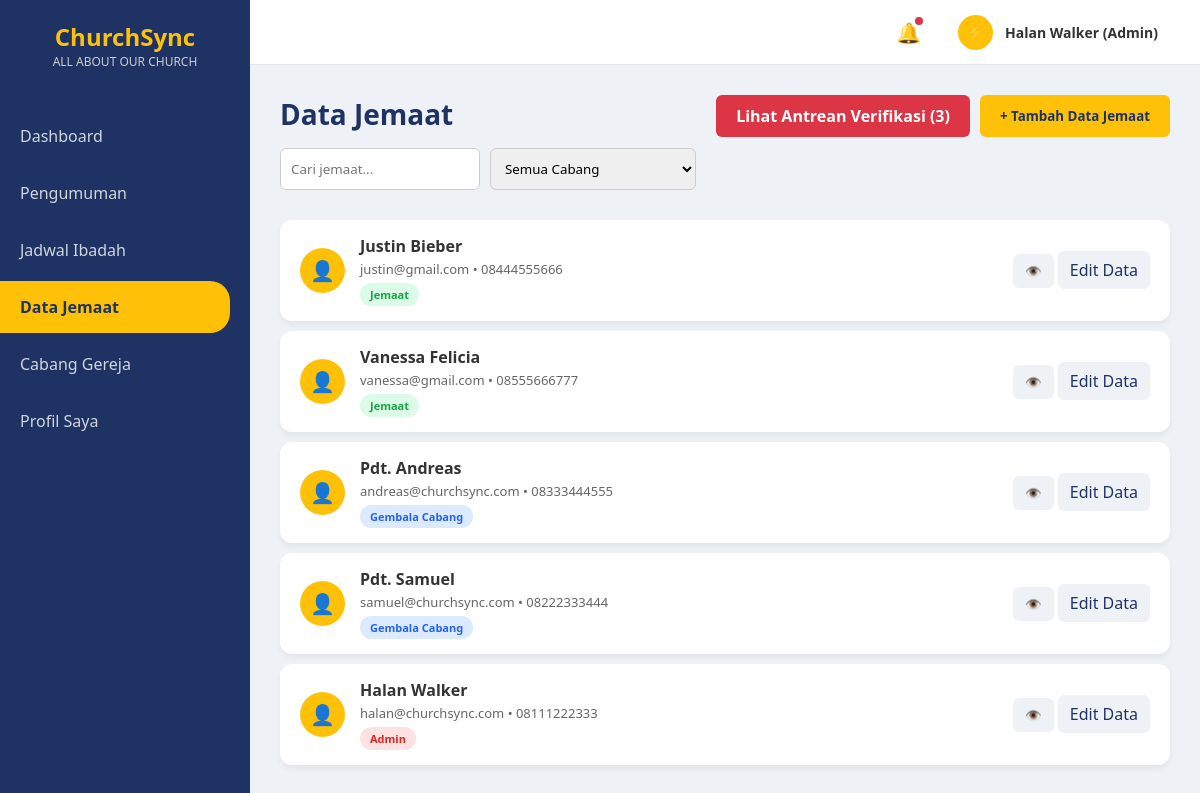
Page /admin/data_jemaat_admin.php (signed in) on the earlier database version.
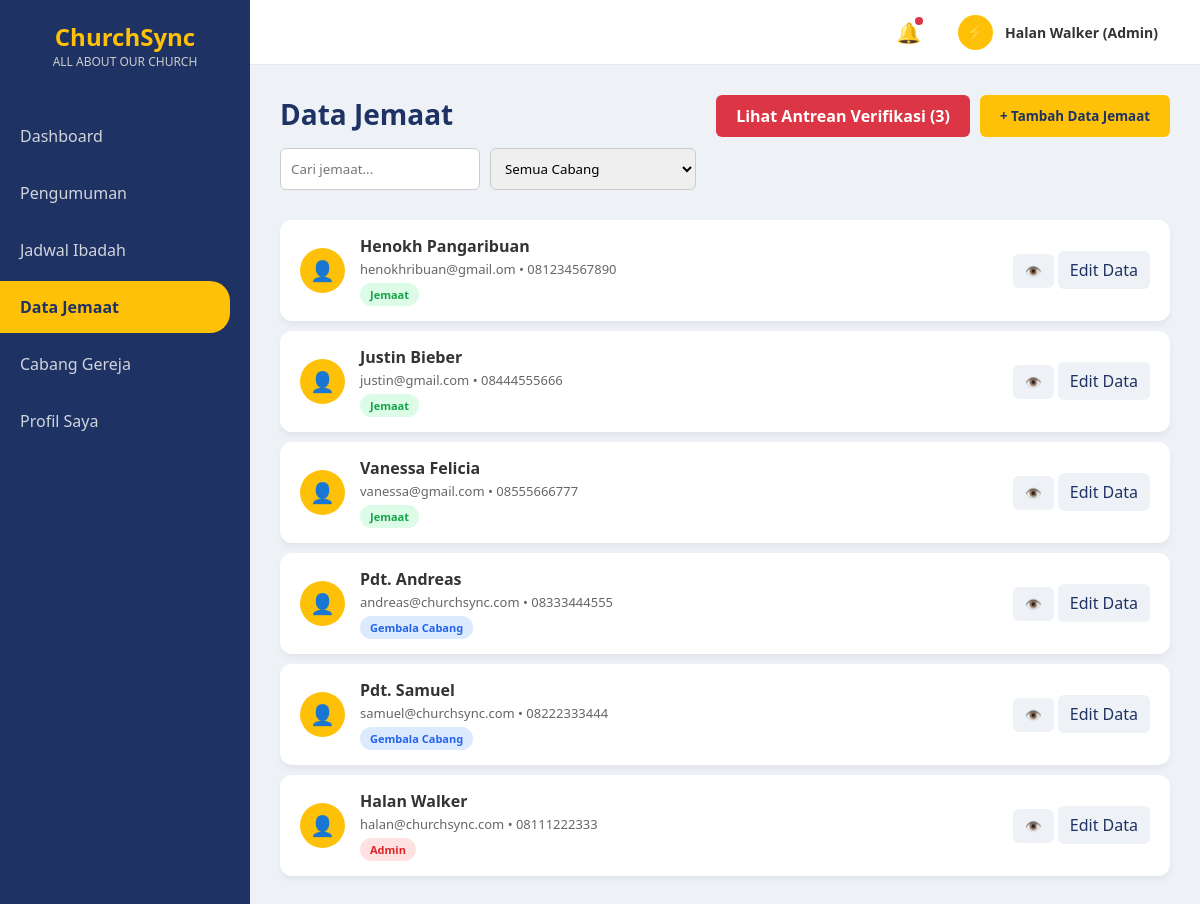
Same page on the later database version.
### tables this page shows
CREATE TABLE `jemaat` (
  `id_jemaat` int(20) NOT NULL AUTO_INCREMENT,
  `nama_lengkap` varchar(100) NOT NULL,
  `tanggal_lahir` date NOT NULL,
  `no_telp` varchar(100) NOT NULL,
  `alamat` varchar(255) NOT NULL,
  `email` varchar(100) NOT NULL,
  `password` varchar(100) NOT NULL,
  `role` enum('jemaat','gembala_cabang','admin') NOT NULL,
  `id_cabang` int(11) NOT NULL,
  PRIMARY KEY (`id_jemaat`),
  KEY `fk_jemaat_cabang` (`id_cabang`),
  CONSTRAINT `fk_jemaat_cabang` FOREIGN KEY (`id_cabang`) REFERENCES `cabang_gereja` (`id_cabang`)
);

### admin/data_jemaat_admin.php (the view, shortened to what this page needs)
<?php
include '../koneksi.php';
$id_cabang_filter = $_GET['id_cabang'] ?? '';
if ($id_cabang_filter != '') {
    $query_jemaat = mysqli_query($conn, "
        SELECT j.*, c.nama_cabang
        FROM jemaat j
        LEFT JOIN cabang_gereja c
        ON j.id_cabang = c.id_cabang
        WHERE j.id_cabang = '$id_cabang_filter'
        ORDER BY j.role, j.nama_lengkap
    ");
} else {
    $query_jemaat = mysqli_query($conn, "
        SELECT j.*, c.nama_cabang
        FROM jemaat j
        LEFT JOIN cabang_gereja c
        ON j.id_cabang = c.id_cabang
        ORDER BY j.role, j.nama_lengkap
    ");
}
$query_verifikasi = mysqli_query($conn, "
    SELECT COUNT(*) AS total
    FROM temp_update_jemaat
    WHERE status_pengajuan='pending'
");
$verifikasi = mysqli_fetch_assoc($query_verifikasi);
?>
<!DOCTYPE html>
<html lang="id">
<head>
    <link rel="stylesheet" href="../style.css">
</head>
<body>
    <div class="sidebar">
        <div class="sidebar-logo">ChurchSync<span>ALL ABOUT OUR CHURCH</span></div>
        <nav>
            <a href="dashboard_admin.php" class="nav-link">Dashboard</a>
            <a href="pengumuman_admin.php" class="nav-link">Pengumuman</a>
            <a href="jadwal_admin_up.php" class="nav-link">Jadwal Ibadah</a>
            <a href="data_jemaat_admin.php" class="nav-link active">Data Jemaat</a>
            <a href="cabang_admin.php" class="nav-link">Cabang Gereja</a>
            <a href="profil_admin.php" class="nav-link">Profil Saya</a>
        </nav>
    </div>
    <div class="content-wrapper">
        <div class="top-navbar">
            <div class="navbar-right">
                <div class="noti-icon">🔔<span class="noti-badge"></span></div>
                <div class="user-profile-dropdown">
                    <div class="nav-avatar">⚡</div>
                    <div class="nav-user-name">
                        <?= $_SESSION['nama_lengkap']; ?> (Admin)
                    </div>
                </div>
            </div>
        </div>
        <div class="main-content">
            <div class="header-toolbar">
                <div class="page-title">
                    <h2>Data Jemaat</h2>
                    <div class="toolbar-actions">
                        <input type="text" class="search-box" placeholder="Cari jemaat...">
                        <form method="GET">
                            <select
                                name="id_cabang"
                                class="filter-box"
                                onchange="this.form.submit()">
                                <option value="">Semua Cabang</option>
                            </select>
                        </form>
                    </div>
                </div>
                <div style="display: flex; gap: 10px;">
                    <a href="verifikasi_admin.php" class="btn-verifikasi">
                        Lihat Antrean Verifikasi (<?= $verifikasi['total']; ?>)
                    </a>
                    <button class="btn-add"
                        onclick="document.getElementById('modalTambahDataAdmin').style.display='flex'">
                        + Tambah Data Jemaat
                    </button>
                </div>
            </div>
            <?php while ($row = mysqli_fetch_assoc($query_jemaat)) : ?>
                <div class="list-card">
                    <div class="item-info">
                        <div class="avatar">👤</div>
                        <div class="item-text">
                            <h4><?= $row['nama_lengkap']; ?></h4>
                            <p>
                                <?= $row['email']; ?>
                                • <?= $row['no_telp']; ?>
                            </p>
                            <?php
                            $role = $row['role'];
                            if ($role == 'admin') {
                                $bg = '#fee2e2';
                                $color = '#dc2626';
                            } elseif ($role == 'gembala_cabang') {
                                $bg = '#dbeafe';
                                $color = '#2563eb';
                            } else {
                                $bg = '#dcfce7';
                                $color = '#16a34a';
                            }
                            ?>
                            <span style="
                                display:inline-block;
                                margin-top:5px;
                                background:<?= $bg ?>;
                                color:<?= $color ?>;
                                padding:4px 10px;
                                border-radius:20px;
                                font-size:11px;
                                font-weight:600;
                            ">
                                <?= ucwords(str_replace('_', ' ', strtolower($role))); ?>
                            </span>
                        </div>
                    </div>
                    <div class="action-btns">
                        <button
                            class="btn-edit"
                            onclick="viewJemaat(
                                '<?= addslashes($row['nama_lengkap']); ?>',
                                '<?= htmlspecialchars($row['email']); ?>',
                                '<?= htmlspecialchars($row['no_telp']); ?>',
                                '<?= htmlspecialchars($row['tanggal_lahir']); ?>',
                                '<?= addslashes($row['alamat']); ?>',
                                '<?= addslashes($row['nama_cabang']); ?>',
                                '<?= htmlspecialchars($row['role']); ?>'
                            )">
                            👁️
                        </button>
                        <a href="edit_jemaat.php?id=<?= $row['id_jemaat']; ?>"
                            class="btn-edit"
                            style="text-decoration:none;padding:8px 12px;border-radius:6px;">
                            Edit Data
                        </a>
                    </div>
                </div>
            <?php endwhile; ?>
        </div>
    </div>
</body>
</html>

### style.css (style rules this page uses)
:root { --primary-blue: #1e3264; --primary-yellow: #ffc107; --bg-light: #eef2f6; --card-bg: #ffffff; --text-dark: #333; --text-gray: #666; --tag-important: #dc3545; --tag-activity: #17a2b8; --tag-worship: #28a745; }
* { margin: 0; padding: 0; box-sizing: border-box; font-family: 'Segoe UI', Tahoma, Geneva, Verdana, sans-serif; }
body { display: flex; background-color: var(--bg-light); height: 100vh; }
.sidebar { width: 250px; background-color: var(--primary-blue); color: white; display: flex; flex-direction: column; padding: 20px 0; }
.sidebar-logo { text-align: center; font-size: 24px; font-weight: bold; color: var(--primary-yellow); margin-bottom: 40px; }
.sidebar-logo span { display: block; font-size: 12px; color: #ccc; font-weight: normal; }
.nav-link { padding: 15px 20px; color: #d1d5db; text-decoration: none; display: block; transition: 0.3s; margin-bottom: 5px; }
.nav-link:hover, .nav-link.active { background-color: var(--primary-yellow); color: var(--primary-blue); font-weight: bold; border-radius: 0 20px 20px 0; margin-right: 20px; }
.main-content { flex: 1; padding: 30px; overflow-y: auto; }
.content-wrapper { flex: 1; display: flex; flex-direction: column; height: 100vh; overflow: hidden; }
.top-navbar { height: 65px; background-color: #ffffff; display: flex; justify-content: flex-end; align-items: center; padding: 0 30px; border-bottom: 1px solid #e2e8f0; flex-shrink: 0; }
.navbar-right { display: flex; align-items: center; gap: 25px; }
.noti-icon { font-size: 20px; cursor: pointer; position: relative; user-select: none; }
.noti-badge { position: absolute; top: -2px; right: -2px; width: 8px; height: 8px; background-color: #dc3545; border-radius: 50%; }
.user-profile-dropdown { position: relative; display: flex; align-items: center; gap: 12px; cursor: pointer; padding: 6px 12px; border-radius: 8px; transition: 0.3s; user-select: none; }
.nav-avatar { width: 35px; height: 35px; background-color: var(--primary-yellow); border-radius: 50%; display: flex; align-items: center; justify-content: center; font-size: 16px; }
.nav-user-name { font-size: 14px; font-weight: 600; color: var(--text-dark); }

### admin/data_jemaat_admin.php (style rules this page uses)
.header-toolbar { display: flex; justify-content: space-between; align-items: flex-start; margin-bottom: 30px; }
.page-title h2 { color: var(--primary-blue); font-size: 28px; }
.toolbar-actions { display: flex; gap: 10px; margin-top: 15px; }
.search-box { padding: 10px; border: 1px solid #ccc; border-radius: 6px; width: 200px; }
.filter-box { padding: 10px; border: 1px solid #ccc; border-radius: 6px; }
.btn-add { background-color: var(--primary-yellow); color: var(--primary-blue); border: none; padding: 10px 20px; border-radius: 6px; font-weight: bold; cursor: pointer; }
.btn-verifikasi { background-color: #dc3545; color: white; border: none; padding: 10px 20px; border-radius: 6px; font-weight: bold; cursor: pointer; text-decoration: none; }
.list-card { background: white; border-radius: 12px; padding: 15px 20px; box-shadow: 0 4px 6px rgba(0, 0, 0, 0.05); margin-bottom: 10px; display: flex; justify-content: space-between; align-items: center; }
.item-info { display: flex; align-items: center; gap: 15px; }
.avatar { width: 45px; height: 45px; background: var(--primary-yellow); border-radius: 50%; display: flex; align-items: center; justify-content: center; font-size: 20px; }
.item-text h4 { color: var(--text-dark); margin-bottom: 3px; }
.item-text p { color: var(--text-gray); font-size: 13px; }
.action-btns button { border: none; padding: 8px 12px; border-radius: 6px; cursor: pointer; font-weight: bold; margin-left: 5px; }
.btn-edit { background-color: #eef2f6; color: var(--primary-blue); }

Differences in the rows shown:
added jemaat: nama_lengkap "Henokh Pangaribuan", email "henokhribuan@gmail.om", no_telp "081234567890", role "Jemaat"
